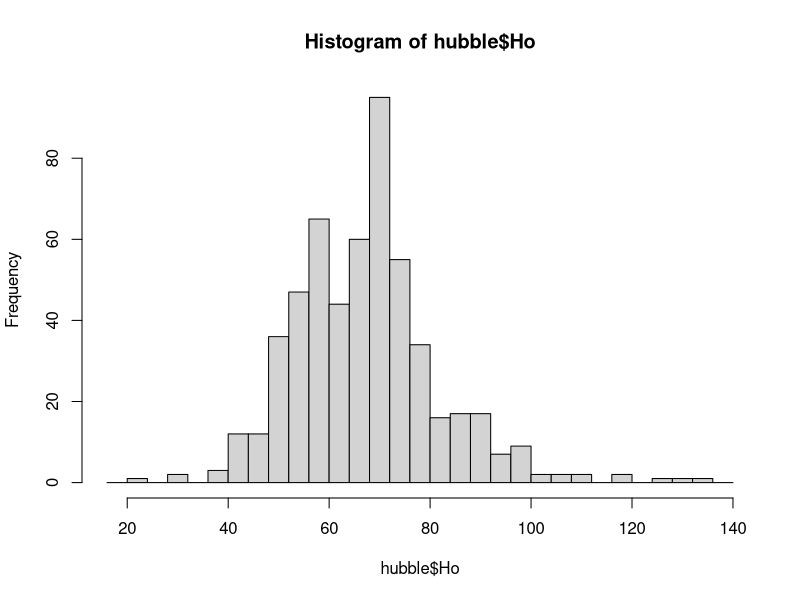
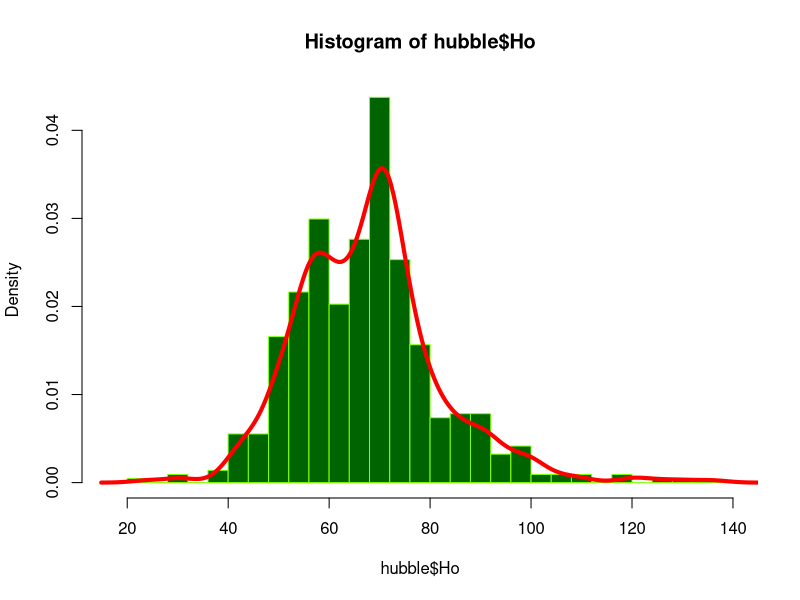
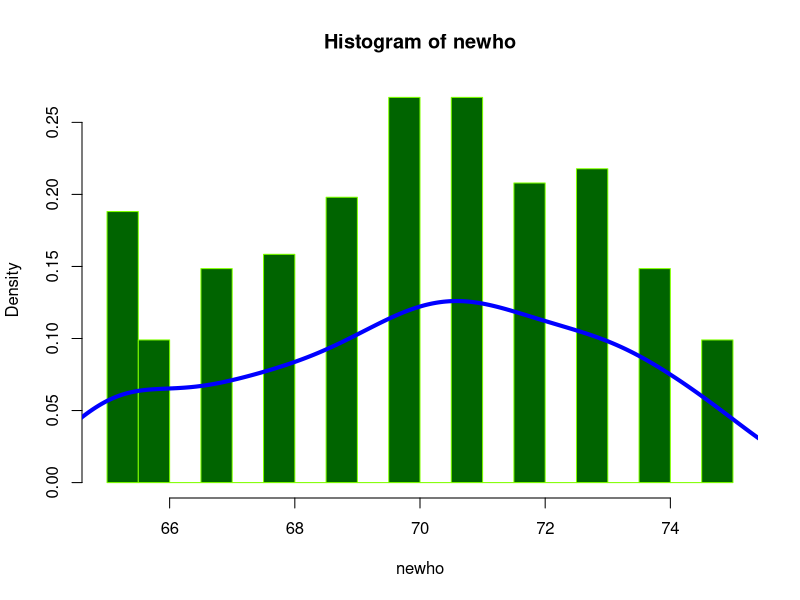

Reproduce these figures in R, in order.
library(data.table)

setwd('~/CursoR/Semana03')

hubble = read.table("HubbleConstants.dat", header = TRUE)

xseq =seq(16,140,by=4)

hist(hubble$Ho,xseq)

den = density(hubble$Ho)

hist(hubble$Ho,xseq, prob=TRUE, border="chartreuse", col="darkgreen")
lines(density(hubble$Ho),lwd=4,col="red")

filter = hubble$Ho >= 65 & hubble$Ho <= 75

newho = hubble$Ho[filter]

d <- density(newho)

hist(newho, breaks=24, prob=TRUE, border="chartreuse", col="darkgreen")
lines(density(newho), col="blue", lwd=4)

library(statip)

mfv(newho)
